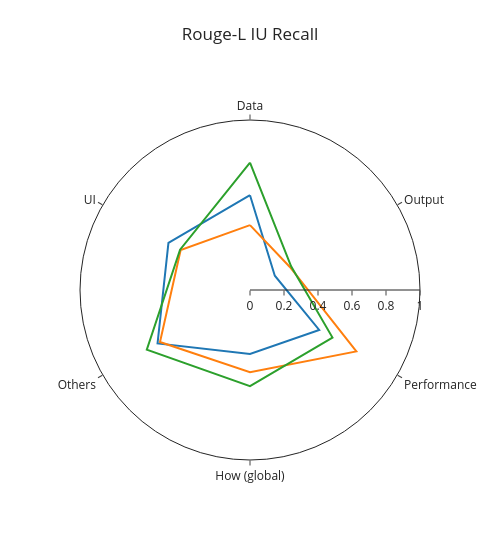
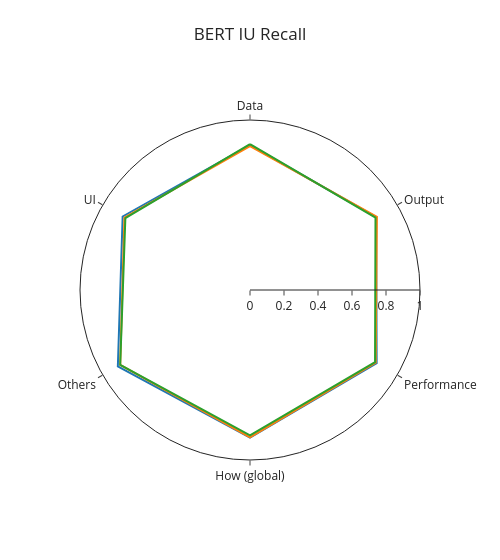
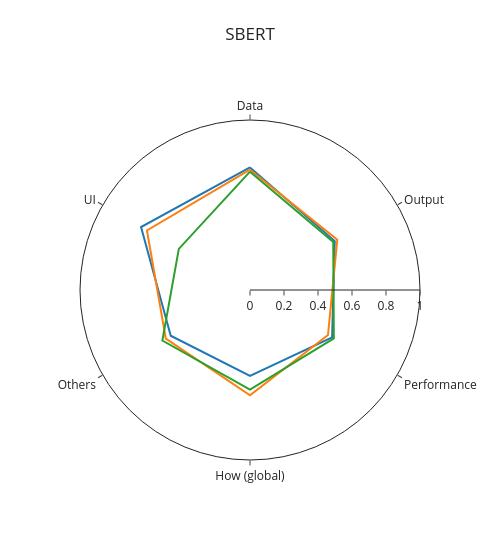

Source (notebook cell) for these figures, in order:
### Code cell
model_order = ["Gemini 3 Pro", "ChatGPT 5.2 Extended Thinking", "Claude Opus 4.6 Reasoning"]
category_order = ["Data", "Output", "Performance", "How (global)", "Others", "UI"]

to_plot = (highest_similarity_df
           .groupby(["Model", "Category"])
           .agg({x: "mean" for x in value_vars})
           .reset_index()
           .melt(id_vars = id_vars, var_name = "Metric", value_name = "Score")
           .set_index("Model").loc[model_order].reset_index()
           .set_index("Category").loc[category_order].reset_index()
           )

for metric in value_vars:

    width = 500#700 if metric == "Similarity Score" else 500
    showlegend = False#True if metric == "Similarity Score" else False
    title_x = 0.5#0.28 if metric == "Similarity Score" else  0.5

    px.line_polar(to_plot[to_plot["Metric"] == metric], 
                  theta = "Category", r = "Score", 
                  color = "Model", line_close = True, 
                  title = metric,
                  template = "simple_white",
                  width = width,
                  range_r = [0, 1]).update_layout(
                      title = dict(x = title_x, y = 0.95), 
                      showlegend = showlegend,
                    #   legend = dict(orientation = "h", yanchor = "top", y = 1.3, xanchor = "center", x = 0.5), 
                      margin = dict(pad = 0),
                      boxgroupgap = 0.5).show()

### Figure 1 — Plotly figure (JSON) as saved in the notebook; plotly's stock layout.template omitted (floating-point values rounded to 4 significant figures)
{"data": [{"hovertemplate": "Model=Gemini 3 Pro<br>Score=%{r}<br>Category=%{theta}<extra></extra>", "legendgroup": "Gemini 3 Pro", "line": {"color": "#1F77B4", "dash": "solid"}, "marker": {"symbol": "circle"}, "mode": "lines", "name": "Gemini 3 Pro", "r": [0.5578, 0.1686, 0.47, 0.3764, 0.628, 0.554, 0.5578], "showlegend": true, "subplot": "polar", "theta": ["Data", "Output", "Performance", "How (global)", "Others", "UI", "Data"], "type": "scatterpolar"}, {"hovertemplate": "Model=ChatGPT 5.2 Extended Thinking<br>Score=%{r}<br>Category=%{theta}<extra></extra>", "legendgroup": "ChatGPT 5.2 Extended Thinking", "line": {"color": "#FF7F0E", "dash": "solid"}, "marker": {"symbol": "circle"}, "mode": "lines", "name": "ChatGPT 5.2 Extended Thinking", "r": [0.3818, 0.2707, 0.7224, 0.483, 0.6114, 0.471, 0.3818], "showlegend": true, "subplot": "polar", "theta": ["Data", "Output", "Performance", "How (global)", "Others", "UI", "Data"], "type": "scatterpolar"}, {"hovertemplate": "Model=Claude Opus 4.6 Reasoning<br>Score=%{r}<br>Category=%{theta}<extra></extra>", "legendgroup": "Claude Opus 4.6 Reasoning", "line": {"color": "#2CA02C", "dash": "solid"}, "marker": {"symbol": "circle"}, "mode": "lines", "name": "Claude Opus 4.6 Reasoning", "r": [0.7493, 0.2792, 0.5602, 0.5653, 0.701, 0.475, 0.7493], "showlegend": true, "subplot": "polar", "theta": ["Data", "Output", "Performance", "How (global)", "Others", "UI", "Data"], "type": "scatterpolar"}], "layout": {"boxgroupgap": 0.5, "legend": {"title": {"text": "Model"}, "tracegroupgap": 0}, "margin": {"pad": 0}, "polar": {"angularaxis": {"direction": "clockwise", "rotation": 90}, "domain": {"x": [0, 1], "y": [0, 1]}, "radialaxis": {"range": [0, 1]}}, "showlegend": false, "title": {"text": "Rouge-L IU Recall", "x": 0.5, "y": 0.95}, "width": 500}}

### Figure 2 — Plotly figure (JSON) as saved in the notebook; plotly's stock layout.template omitted (floating-point values rounded to 4 significant figures)
{"data": [{"hovertemplate": "Model=Gemini 3 Pro<br>Score=%{r}<br>Category=%{theta}<extra></extra>", "legendgroup": "Gemini 3 Pro", "line": {"color": "#1F77B4", "dash": "solid"}, "marker": {"symbol": "circle"}, "mode": "lines", "name": "Gemini 3 Pro", "r": [0.8528, 0.8565, 0.8604, 0.8678, 0.8976, 0.865, 0.8528], "showlegend": true, "subplot": "polar", "theta": ["Data", "Output", "Performance", "How (global)", "Others", "UI", "Data"], "type": "scatterpolar"}, {"hovertemplate": "Model=ChatGPT 5.2 Extended Thinking<br>Score=%{r}<br>Category=%{theta}<extra></extra>", "legendgroup": "ChatGPT 5.2 Extended Thinking", "line": {"color": "#FF7F0E", "dash": "solid"}, "marker": {"symbol": "circle"}, "mode": "lines", "name": "ChatGPT 5.2 Extended Thinking", "r": [0.8467, 0.862, 0.8538, 0.8664, 0.8816, 0.853, 0.8467], "showlegend": true, "subplot": "polar", "theta": ["Data", "Output", "Performance", "How (global)", "Others", "UI", "Data"], "type": "scatterpolar"}, {"hovertemplate": "Model=Claude Opus 4.6 Reasoning<br>Score=%{r}<br>Category=%{theta}<extra></extra>", "legendgroup": "Claude Opus 4.6 Reasoning", "line": {"color": "#2CA02C", "dash": "solid"}, "marker": {"symbol": "circle"}, "mode": "lines", "name": "Claude Opus 4.6 Reasoning", "r": [0.8578, 0.8524, 0.8494, 0.8551, 0.8816, 0.8465, 0.8578], "showlegend": true, "subplot": "polar", "theta": ["Data", "Output", "Performance", "How (global)", "Others", "UI", "Data"], "type": "scatterpolar"}], "layout": {"boxgroupgap": 0.5, "legend": {"title": {"text": "Model"}, "tracegroupgap": 0}, "margin": {"pad": 0}, "polar": {"angularaxis": {"direction": "clockwise", "rotation": 90}, "domain": {"x": [0, 1], "y": [0, 1]}, "radialaxis": {"range": [0, 1]}}, "showlegend": false, "title": {"text": "BERT IU Recall", "x": 0.5, "y": 0.95}, "width": 500}}

### Figure 3 — Plotly figure (JSON) as saved in the notebook; plotly's stock layout.template omitted (floating-point values rounded to 4 significant figures)
{"data": [{"hovertemplate": "Model=Gemini 3 Pro<br>Score=%{r}<br>Category=%{theta}<extra></extra>", "legendgroup": "Gemini 3 Pro", "line": {"color": "#1F77B4", "dash": "solid"}, "marker": {"symbol": "circle"}, "mode": "lines", "name": "Gemini 3 Pro", "r": [0.7208, 0.5757, 0.5576, 0.5059, 0.5384, 0.74, 0.7208], "showlegend": true, "subplot": "polar", "theta": ["Data", "Output", "Performance", "How (global)", "Others", "UI", "Data"], "type": "scatterpolar"}, {"hovertemplate": "Model=ChatGPT 5.2 Extended Thinking<br>Score=%{r}<br>Category=%{theta}<extra></extra>", "legendgroup": "ChatGPT 5.2 Extended Thinking", "line": {"color": "#FF7F0E", "dash": "solid"}, "marker": {"symbol": "circle"}, "mode": "lines", "name": "ChatGPT 5.2 Extended Thinking", "r": [0.7075, 0.5928, 0.5298, 0.6194, 0.5718, 0.7, 0.7075], "showlegend": true, "subplot": "polar", "theta": ["Data", "Output", "Performance", "How (global)", "Others", "UI", "Data"], "type": "scatterpolar"}, {"hovertemplate": "Model=Claude Opus 4.6 Reasoning<br>Score=%{r}<br>Category=%{theta}<extra></extra>", "legendgroup": "Claude Opus 4.6 Reasoning", "line": {"color": "#2CA02C", "dash": "solid"}, "marker": {"symbol": "circle"}, "mode": "lines", "name": "Claude Opus 4.6 Reasoning", "r": [0.6962, 0.5654, 0.5694, 0.5856, 0.5952, 0.4835, 0.6962], "showlegend": true, "subplot": "polar", "theta": ["Data", "Output", "Performance", "How (global)", "Others", "UI", "Data"], "type": "scatterpolar"}], "layout": {"boxgroupgap": 0.5, "legend": {"title": {"text": "Model"}, "tracegroupgap": 0}, "margin": {"pad": 0}, "polar": {"angularaxis": {"direction": "clockwise", "rotation": 90}, "domain": {"x": [0, 1], "y": [0, 1]}, "radialaxis": {"range": [0, 1]}}, "showlegend": false, "title": {"text": "SBERT", "x": 0.5, "y": 0.95}, "width": 500}}
